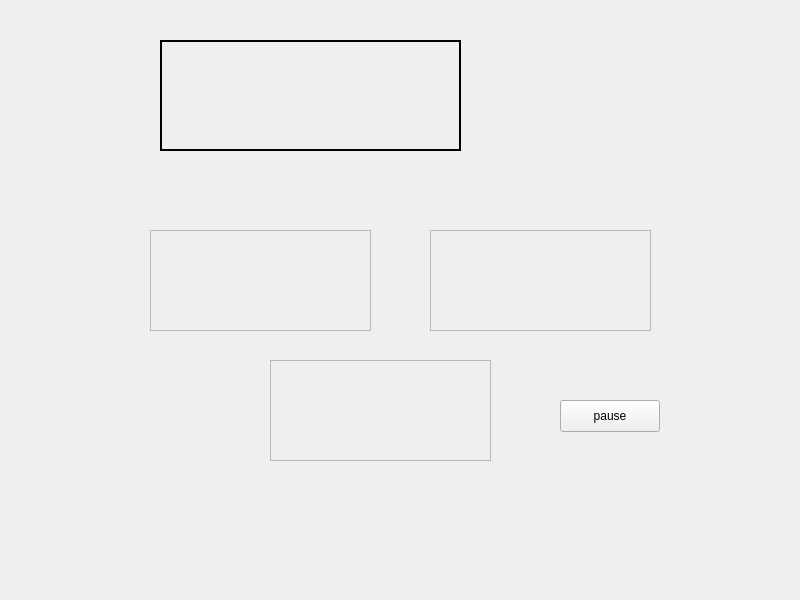
<?xml version="1.0" encoding="UTF-8"?>
<ui version="4.0">
 <class>Widget</class>
 <widget class="QWidget" name="Widget">
  <property name="geometry">
   <rect>
    <x>0</x>
    <y>0</y>
    <width>800</width>
    <height>600</height>
   </rect>
  </property>
  <property name="windowTitle">
   <string>Widget</string>
  </property>
  <widget class="myLabel" name="label">
   <property name="geometry">
    <rect>
     <x>160</x>
     <y>40</y>
     <width>301</width>
     <height>111</height>
    </rect>
   </property>
   <property name="frameShape">
    <enum>QFrame::WinPanel</enum>
   </property>
   <property name="text">
    <string/>
   </property>
  </widget>
  <widget class="QLabel" name="label_2">
   <property name="geometry">
    <rect>
     <x>150</x>
     <y>230</y>
     <width>221</width>
     <height>101</height>
    </rect>
   </property>
   <property name="frameShape">
    <enum>QFrame::StyledPanel</enum>
   </property>
   <property name="text">
    <string/>
   </property>
  </widget>
  <widget class="QLabel" name="label_3">
   <property name="geometry">
    <rect>
     <x>430</x>
     <y>230</y>
     <width>221</width>
     <height>101</height>
    </rect>
   </property>
   <property name="frameShape">
    <enum>QFrame::StyledPanel</enum>
   </property>
   <property name="text">
    <string/>
   </property>
  </widget>
  <widget class="QLabel" name="label_4">
   <property name="geometry">
    <rect>
     <x>270</x>
     <y>360</y>
     <width>221</width>
     <height>101</height>
    </rect>
   </property>
   <property name="frameShape">
    <enum>QFrame::StyledPanel</enum>
   </property>
   <property name="text">
    <string/>
   </property>
  </widget>
  <widget class="QPushButton" name="btn">
   <property name="geometry">
    <rect>
     <x>560</x>
     <y>400</y>
     <width>100</width>
     <height>32</height>
    </rect>
   </property>
   <property name="text">
    <string>pause</string>
   </property>
  </widget>
 </widget>
 <customwidgets>
  <customwidget>
   <class>myLabel</class>
   <extends>QLabel</extends>
   <header location="global">/Users/liu/Desktop/cpp/qt/02_QtEvent/mylabel.h</header>
  </customwidget>
 </customwidgets>
 <resources/>
 <connections/>
</ui>
